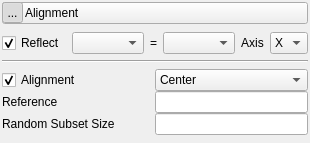
    <widget class="QWidget" name="alignment_panel" native="true">
     <property name="sizePolicy">
      <sizepolicy hsizetype="Preferred" vsizetype="Fixed">
       <horstretch>0</horstretch>
       <verstretch>0</verstretch>
      </sizepolicy>
     </property>
     <layout class="QVBoxLayout" name="verticalLayout_16">
      <property name="spacing">
       <number>2</number>
      </property>
      <property name="leftMargin">
       <number>2</number>
      </property>
      <property name="topMargin">
       <number>2</number>
      </property>
      <property name="rightMargin">
       <number>2</number>
      </property>
      <property name="bottomMargin">
       <number>2</number>
      </property>
      <item>
       <widget class="QWidget" name="alignment_header_background" native="true">
        <layout class="QVBoxLayout" name="verticalLayout_17">
         <property name="leftMargin">
          <number>0</number>
         </property>
         <property name="topMargin">
          <number>0</number>
         </property>
         <property name="rightMargin">
          <number>0</number>
         </property>
         <property name="bottomMargin">
          <number>0</number>
         </property>
         <item>
          <widget class="QPushButton" name="alignment_header">
           <property name="sizePolicy">
            <sizepolicy hsizetype="Preferred" vsizetype="Fixed">
             <horstretch>0</horstretch>
             <verstretch>0</verstretch>
            </sizepolicy>
           </property>
           <property name="minimumSize">
            <size>
             <width>215</width>
             <height>21</height>
            </size>
           </property>
           <layout class="QHBoxLayout" name="horizontalLayout_17">
            <property name="spacing">
             <number>2</number>
            </property>
            <property name="leftMargin">
             <number>0</number>
            </property>
            <property name="topMargin">
             <number>0</number>
            </property>
            <property name="rightMargin">
             <number>0</number>
            </property>
            <property name="bottomMargin">
             <number>0</number>
            </property>
            <item>
             <widget class="QToolButton" name="alignment_open_button">
              <property name="minimumSize">
               <size>
                <width>21</width>
                <height>21</height>
               </size>
              </property>
              <property name="maximumSize">
               <size>
                <width>21</width>
                <height>21</height>
               </size>
              </property>
              <property name="text">
               <string>...</string>
              </property>
              <property name="icon">
               <iconset resource="../Resources/ShapeWorksStudio.qrc">
                <normaloff>:/Studio/Images/RightArrowWhite.png</normaloff>
                <normalon>:/Studio/Images/DownArrowWhite.png</normalon>:/Studio/Images/RightArrowWhite.png</iconset>
              </property>
              <property name="checkable">
               <bool>true</bool>
              </property>
              <property name="checked">
               <bool>true</bool>
              </property>
             </widget>
            </item>
            <item>
             <widget class="QLabel" name="alignment_label">
              <property name="text">
               <string>Alignment</string>
              </property>
             </widget>
            </item>
           </layout>
          </widget>
         </item>
        </layout>
       </widget>
      </item>
      <item>
       <widget class="QWidget" name="alignment_content" native="true">
        <layout class="QVBoxLayout" name="verticalLayout_5">
         <property name="spacing">
          <number>0</number>
         </property>
         <property name="leftMargin">
          <number>0</number>
         </property>
         <property name="topMargin">
          <number>0</number>
         </property>
         <property name="rightMargin">
          <number>0</number>
         </property>
         <property name="bottomMargin">
          <number>0</number>
         </property>
         <item>
          <widget class="QWidget" name="reflect_widget" native="true">
           <property name="minimumSize">
            <size>
             <width>0</width>
             <height>32</height>
            </size>
           </property>
           <layout class="QGridLayout" name="gridLayout_20">
            <property name="leftMargin">
             <number>0</number>
            </property>
            <property name="topMargin">
             <number>6</number>
            </property>
            <property name="rightMargin">
             <number>0</number>
            </property>
            <property name="bottomMargin">
             <number>6</number>
            </property>
            <item row="2" column="0">
             <widget class="QCheckBox" name="reflect_checkbox">
              <property name="minimumSize">
               <size>
                <width>0</width>
                <height>18</height>
               </size>
              </property>
              <property name="text">
               <string>Reflect</string>
              </property>
              <property name="checked">
               <bool>true</bool>
              </property>
             </widget>
            </item>
            <item row="2" column="5">
             <widget class="QComboBox" name="reflect_axis">
              <item>
               <property name="text">
                <string>X</string>
               </property>
              </item>
              <item>
               <property name="text">
                <string>Y</string>
               </property>
              </item>
              <item>
               <property name="text">
                <string>Z</string>
               </property>
              </item>
             </widget>
            </item>
            <item row="2" column="1">
             <widget class="QComboBox" name="reflect_column"/>
            </item>
            <item row="2" column="3">
             <widget class="QComboBox" name="reflect_choice"/>
            </item>
            <item row="2" column="4">
             <widget class="QLabel" name="reflect_on_label">
              <property name="text">
               <string>Axis</string>
              </property>
              <property name="alignment">
               <set>Qt::AlignCenter</set>
              </property>
             </widget>
            </item>
            <item row="2" column="2">
             <widget class="QLabel" name="reflect_equal">
              <property name="text">
               <string>=</string>
              </property>
              <property name="alignment">
               <set>Qt::AlignCenter</set>
              </property>
             </widget>
            </item>
           </layout>
          </widget>
         </item>
         <item>
          <widget class="Line" name="line_27">
           <property name="orientation">
            <enum>Qt::Horizontal</enum>
           </property>
          </widget>
         </item>
         <item>
          <widget class="QWidget" name="alignment_widget" native="true">
           <property name="minimumSize">
            <size>
             <width>0</width>
             <height>30</height>
            </size>
           </property>
           <layout class="QGridLayout" name="gridLayout_8">
            <property name="leftMargin">
             <number>0</number>
            </property>
            <property name="topMargin">
             <number>6</number>
            </property>
            <property name="rightMargin">
             <number>0</number>
            </property>
            <property name="bottomMargin">
             <number>6</number>
            </property>
            <property name="spacing">
             <number>0</number>
            </property>
            <item row="0" column="0">
             <widget class="QCheckBox" name="alignment_image_checkbox">
              <property name="text">
               <string>Alignment</string>
              </property>
              <property name="checked">
               <bool>true</bool>
              </property>
             </widget>
            </item>
            <item row="1" column="1">
             <widget class="QLineEdit" name="alignment_reference">
              <property name="sizePolicy">
               <sizepolicy hsizetype="Minimum" vsizetype="Fixed">
                <horstretch>0</horstretch>
                <verstretch>0</verstretch>
               </sizepolicy>
              </property>
              <property name="alignment">
               <set>Qt::AlignCenter</set>
              </property>
             </widget>
            </item>
            <item row="0" column="1">
             <widget class="QComboBox" name="alignment_box">
              <item>
               <property name="text">
                <string>Center</string>
               </property>
              </item>
              <item>
               <property name="text">
                <string>Iterative Closest Point</string>
               </property>
              </item>
              <item>
               <property name="text">
                <string>Landmark</string>
               </property>
              </item>
             </widget>
            </item>
            <item row="1" column="0">
             <widget class="QLabel" name="alignment_reference_label">
              <property name="text">
               <string>Reference</string>
              </property>
             </widget>
            </item>
            <item row="2" column="0">
             <widget class="QLabel" name="alignment_subset_size_label">
              <property name="text">
               <string>Random Subset Size</string>
              </property>
             </widget>
            </item>
            <item row="2" column="1">
             <widget class="QLineEdit" name="alignment_subset_size">
              <property name="sizePolicy">
               <sizepolicy hsizetype="Minimum" vsizetype="Fixed">
                <horstretch>0</horstretch>
                <verstretch>0</verstretch>
               </sizepolicy>
              </property>
              <property name="alignment">
               <set>Qt::AlignCenter</set>
              </property>
             </widget>
            </item>
           </layout>
          </widget>
         </item>
        </layout>
       </widget>
      </item>
     </layout>
    </widget>
